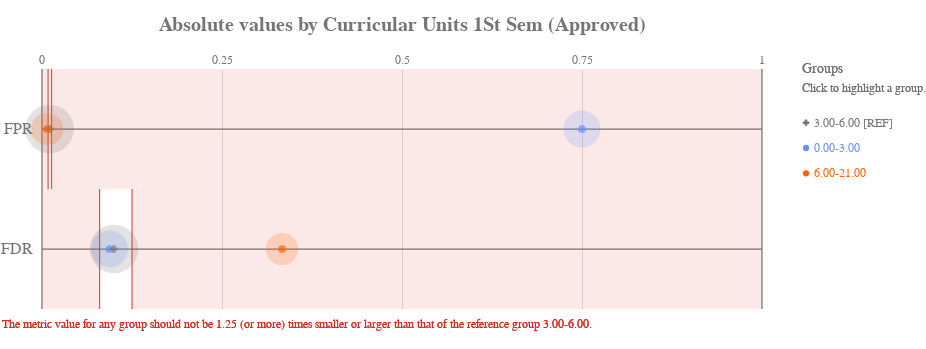

Notebook source saved alongside this figure:
### Code cell
ap.absolute(bd, metrics, 'Curricular units 1st sem (approved)', fairness_threshold = disparity_tolerance)

### Figure 1 — Vega-Lite specification as saved in the notebook (floating-point values rounded to 4 significant figures)
{"config": {"view": {"continuousWidth": 400, "continuousHeight": 300, "strokeWidth": 0}, "axisLeft": {"labelColor": "rgb(117,117,117)", "labelFont": "Arial", "labelFontSize": 16}, "title": {"align": "center", "baseline": "middle", "color": "rgb(117,117,117)", "font": "Arial", "fontSize": 20, "fontWeight": "bold"}}, "layer": [{"data": {"name": "data-22e37ecfbb523156dad3ffdb726c704c"}, "mark": {"type": "rule", "stroke": "rgb(117,117,117)", "strokeWidth": 1.25, "tooltip": ""}, "encoding": {"x": {"type": "quantitative", "field": "start", "scale": {"domain": [0, 1], "range": [40.0, 760.0]}}, "x2": {"field": "end"}, "y": {"type": "nominal", "axis": {"domain": false, "labelAngle": 0, "labelPadding": -30, "orient": "left", "ticks": false, "title": ""}, "field": "y_position", "scale": {"domain": ["FPR", "FDR"], "range": [30.0, 270.0]}}}}, {"data": {"name": "data-6cfe259518f6c7b358d8f836a73e6b7f"}, "mark": {"type": "rule", "stroke": "rgb(117,117,117)", "strokeWidth": 1.25, "tooltip": ""}, "encoding": {"x": {"type": "quantitative", "field": "x_position", "scale": {"domain": [0, 1], "range": [40.0, 760.0]}}, "y": {"value": 30.0}, "y2": {"value": 270.0}}}, {"data": {"name": "data-60ed1133fa688d151d36705a369482e0"}, "mark": {"type": "text", "align": "center", "color": "rgb(117,117,117)", "font": "Arial", "fontSize": 12, "fontWeight": "normal", "tooltip": ""}, "encoding": {"text": {"type": "nominal", "field": "value"}, "x": {"type": "quantitative", "field": "value", "scale": {"domain": [0, 1], "range": [40.0, 760.0]}}, "y": {"value": 21.0}}}, {"layer": [{"mark": {"type": "rect", "opacity": 0.8, "stroke": "rgb(217, 46, 28)", "strokeWidth": 1.25, "tooltip": ""}, "encoding": {"x": {"type": "quantitative", "field": "lower_threshold_value", "scale": {"domain": [0, 1], "range": [40.0, 760.0]}}, "x2": {"field": "lower_threshold_value"}, "y": {"type": "nominal", "axis": {"domain": false, "grid": false, "labels": false, "ticks": false, "title": " "}, "field": "metric", "scale": {"domain": ["FPR", "FDR"], "range": [30.0, 270.0]}}}}, {"mark": {"type": "rect", "opacity": 0.8, "stroke": "rgb(217, 46, 28)", "strokeWidth": 1.25, "tooltip": ""}, "encoding": {"x": {"type": "quantitative", "field": "upper_threshold_value", "scale": {"domain": [0, 1], "range": [40.0, 760.0]}}, "x2": {"field": "upper_threshold_value"}, "y": {"type": "nominal", "axis": {"domain": false, "grid": false, "labels": false, "ticks": false, "title": " "}, "field": "metric", "scale": {"domain": ["FPR", "FDR"], "range": [30.0, 270.0]}}}}, {"layer": [{"mark": {"type": "rect", "fill": "rgb(217, 46, 28)", "opacity": 0.1, "tooltip": ""}, "encoding": {"x": {"type": "quantitative", "field": "lower_threshold_value", "scale": {"domain": [0, 1], "range": [40.0, 760.0]}}, "x2": {"field": "lower_end"}, "y": {"type": "nominal", "axis": {"domain": false, "grid": false, "labels": false, "ticks": false, "title": " "}, "field": "metric", "scale": {"domain": ["FPR", "FDR"], "range": [30.0, 270.0]}}}}, {"mark": {"type": "rect", "fill": "rgb(217, 46, 28)", "opacity": 0.1, "tooltip": ""}, "encoding": {"x": {"type": "quantitative", "field": "upper_threshold_value", "scale": {"domain": [0, 1], "range": [40.0, 760.0]}}, "x2": {"field": "upper_end"}, "y": {"type": "nominal", "axis": {"domain": false, "grid": false, "labels": false, "ticks": false, "title": " "}, "field": "metric", "scale": {"domain": ["FPR", "FDR"], "range": [30.0, 270.0]}}}}]}, {"data": {"name": "data-79dd248bdaa0ea02c535240e8ad022c8"}, "mark": {"type": "text", "align": "left", "baseline": "top", "fill": "rgb(217, 46, 28)", "font": "Arial", "fontSize": 12, "fontWeight": "normal", "tooltip": ""}, "encoding": {"text": {"value": "The metric value for any group should not be 1.25 (or more) times smaller or larger than that of the reference group 3.00-6.00."}, "x": {"value": 0}, "y": {"value": 280.0}}}], "data": {"name": "data-996d77637926396e8d93904ced769dcd"}}, {"layer": [{"mark": "circle"}, {"data": {"name": "data-b16447f14789eaa7afb233503002d9da"}, "mark": {"type": "circle", "opacity": 0.2}, "encoding": {"color": {"condition": {"type": "nominal", "field": "attribute_value", "legend": null, "scale": {"domain": ["3.00-6.00", "0.00-3.00", "6.00-21.00"], "range": ["rgb(117,117,117)", "rgb(100, 143, 255)", "rgb(254, 97, 0)", "rgb(220, 38, 127)", "rgb(255, 176, 0)", "rgb(120, 94, 240)"]}, "selection": "selector067"}, "value": "rgb(224,224,224)"}, "size": {"type": "quantitative", "field": "group_size", "legend": null, "scale": {"domain": [0, 430.8], "range": [0, 2827.0]}}, "tooltip": [{"type": "nominal", "field": "attribute_value", "title": "Group"}, {"type": "nominal", "field": "tooltip_group_size", "title": "Group Size"}, {"type": "nominal", "field": "tooltip_disparity_explanation_fpr", "title": "Disparity"}, {"type": "quantitative", "field": "fpr", "format": ".2f", "title": "FPR"}], "x": {"type": "quantitative", "axis": {"domain": false, "labels": false, "ticks": false, "title": null, "values": [0.25, 0.5, 0.75]}, "field": "fpr", "scale": {"domain": [0, 1], "range": [40.0, 760.0]}}, "y": {"type": "nominal", "axis": {"domain": false, "grid": false, "labels": false, "ticks": false, "title": " "}, "field": "metric_variable", "scale": {"domain": ["FPR", "FDR"], "range": [30.0, 270.0]}}}, "selection": {"selector069": {"type": "multi", "empty": "all", "fields": ["attribute_value"]}}, "transform": [{"calculate": "'FPR'", "as": "metric_variable"}]}, {"data": {"name": "data-b16447f14789eaa7afb233503002d9da"}, "mark": {"type": "circle", "opacity": 0.2}, "encoding": {"color": {"condition": {"type": "nominal", "field": "attribute_value", "legend": null, "scale": {"domain": ["3.00-6.00", "0.00-3.00", "6.00-21.00"], "range": ["rgb(117,117,117)", "rgb(100, 143, 255)", "rgb(254, 97, 0)", "rgb(220, 38, 127)", "rgb(255, 176, 0)", "rgb(120, 94, 240)"]}, "selection": "selector067"}, "value": "rgb(224,224,224)"}, "size": {"type": "quantitative", "field": "group_size", "legend": null, "scale": {"domain": [0, 430.8], "range": [0, 2827.0]}}, "tooltip": [{"type": "nominal", "field": "attribute_value", "title": "Group"}, {"type": "nominal", "field": "tooltip_group_size", "title": "Group Size"}, {"type": "nominal", "field": "tooltip_disparity_explanation_fdr", "title": "Disparity"}, {"type": "quantitative", "field": "fdr", "format": ".2f", "title": "FDR"}], "x": {"type": "quantitative", "axis": {"domain": false, "labels": false, "ticks": false, "title": null, "values": [0.25, 0.5, 0.75]}, "field": "fdr", "scale": {"domain": [0, 1], "range": [40.0, 760.0]}}, "y": {"type": "nominal", "axis": {"domain": false, "grid": false, "labels": false, "ticks": false, "title": " "}, "field": "metric_variable", "scale": {"domain": ["FPR", "FDR"], "range": [30.0, 270.0]}}}, "selection": {"selector071": {"type": "multi", "empty": "all", "fields": ["attribute_value"]}}, "transform": [{"calculate": "'FDR'", "as": "metric_variable"}]}, {"layer": [{"mark": "point"}, {"data": {"name": "data-b16447f14789eaa7afb233503002d9da"}, "mark": {"type": "point", "filled": true, "size": 60}, "encoding": {"color": {"condition": {"type": "nominal", "field": "attribute_value", "legend": null, "scale": {"domain": ["3.00-6.00", "0.00-3.00", "6.00-21.00"], "range": ["rgb(117,117,117)", "rgb(100, 143, 255)", "rgb(254, 97, 0)", "rgb(220, 38, 127)", "rgb(255, 176, 0)", "rgb(120, 94, 240)"]}, "selection": "selector067"}, "value": "rgb(224,224,224)"}, "shape": {"type": "nominal", "field": "attribute_value", "legend": null, "scale": {"domain": ["3.00-6.00", "0.00-3.00", "6.00-21.00"], "range": ["cross", "circle", "circle"]}}, "tooltip": [{"type": "nominal", "field": "attribute_value", "title": "Group"}, {"type": "nominal", "field": "tooltip_group_size", "title": "Group Size"}, {"type": "nominal", "field": "tooltip_disparity_explanation_fpr", "title": "Disparity"}, {"type": "quantitative", "field": "fpr", "format": ".2f", "title": "FPR"}], "x": {"type": "quantitative", "axis": {"domain": false, "labels": false, "ticks": false, "title": null, "values": [0.25, 0.5, 0.75]}, "field": "fpr", "scale": {"domain": [0, 1], "range": [40.0, 760.0]}}, "y": {"type": "nominal", "axis": {"domain": false, "grid": false, "labels": false, "ticks": false, "title": " "}, "field": "metric_variable", "scale": {"domain": ["FPR", "FDR"], "range": [30.0, 270.0]}}}, "selection": {"selector068": {"type": "multi", "empty": "all", "fields": ["attribute_value"]}}, "transform": [{"calculate": "'FPR'", "as": "metric_variable"}]}, {"data": {"name": "data-b16447f14789eaa7afb233503002d9da"}, "mark": {"type": "point", "filled": true, "size": 60}, "encoding": {"color": {"condition": {"type": "nominal", "field": "attribute_value", "legend": null, "scale": {"domain": ["3.00-6.00", "0.00-3.00", "6.00-21.00"], "range": ["rgb(117,117,117)", "rgb(100, 143, 255)", "rgb(254, 97, 0)", "rgb(220, 38, 127)", "rgb(255, 176, 0)", "rgb(120, 94, 240)"]}, "selection": "selector067"}, "value": "rgb(224,224,224)"}, "shape": {"type": "nominal", "field": "attribute_value", "legend": null, "scale": {"domain": ["3.00-6.00", "0.00-3.00", "6.00-21.00"], "range": ["cross", "circle", "circle"]}}, "tooltip": [{"type": "nominal", "field": "attribute_value", "title": "Group"}, {"type": "nominal", "field": "tooltip_group_size", "title": "Group Size"}, {"type": "nominal", "field": "tooltip_disparity_explanation_fdr", "title": "Disparity"}, {"type": "quantitative", "field": "fdr", "format": ".2f", "title": "FDR"}], "x": {"type": "quantitative", "axis": {"domain": false, "labels": false, "ticks": false, "title": null, "values": [0.25, 0.5, 0.75]}, "field": "fdr", "scale": {"domain": [0, 1], "range": [40.0, 760.0]}}, "y": {"type": "nominal", "axis": {"domain": false, "grid": false, "labels": false, "ticks": false, "title": " "}, "field": "metric_variable", "scale": {"domain": ["FPR", "FDR"], "range": [30.0, 270.0]}}}, "selection": {"selector070": {"type": "multi", "empty": "all", "fields": ["attribute_value"]}}, "transform": [{"calculate": "'FDR'", "as": "metric_variable"}]}]}]}, {"layer": [{"mark": {"type": "point", "filled": true, "opacity": 1, "size": 39.48}, "encoding": {"color": {"condition": {"type": "nominal", "field": "attribute_value", "legend": null, "scale": {"domain": ["3.00-6.00", "0.00-3.00", "6.00-21.00"], "range": ["rgb(117,117,117)", "rgb(100, 143, 255)", "rgb(254, 97, 0)", "rgb(220, 38, 127)", "rgb(255, 176, 0)", "rgb(120, 94, 240)"]}, "selection": "selector067"}, "value": "rgb(224,224,224)"}, "shape": {"type": "nominal", "field": "attribute_value", "legend": null, "scale": {"domain": ["3.00-6.00", "0.00-3.00", "6.00-21.00"], "range": ["cross", "circle", "circle"]}}, "x": {"value": 804}, "y": {"type": "nominal", "axis": {"domain": false, "grid": false, "labels": false, "ticks": false, "title": " "}, "field": "attribute_value", "scale": {"domain": ["3.00-6.00", "0.00-3.00", "6.00-21.00"], "range": [71, 147]}}}, "selection": {"selector067": {"type": "multi", "empty": "all", "fields": ["attribute_value"]}}}, {"mark": {"type": "text", "align": "left", "baseline": "middle", "font": "Arial", "fontSize": 12, "fontWeight": "normal"}, "encoding": {"color": {"condition": {"type": "nominal", "field": "attribute_value", "legend": null, "scale": {"domain": ["3.00-6.00", "0.00-3.00", "6.00-21.00"], "range": ["rgb(117,117,117)", "rgb(100, 143, 255)", "rgb(254, 97, 0)", "rgb(220, 38, 127)", "rgb(255, 176, 0)", "rgb(120, 94, 240)"]}, "selection": "selector067"}, "value": "rgb(224,224,224)"}, "text": {"type": "nominal", "field": "label"}, "x": {"value": 812}, "y": {"type": "nominal", "axis": {"domain": false, "grid": false, "labels": false, "ticks": false, "title": " "}, "field": "attribute_value", "scale": {"domain": ["3.00-6.00", "0.00-3.00", "6.00-21.00"], "range": [71, 147]}}}, "selection": {"selector072": {"type": "multi", "empty": "all", "fields": ["attribute_value"]}}}, {"data": {"name": "data-79dd248bdaa0ea02c535240e8ad022c8"}, "mark": {"type": "text", "align": "left", "baseline": "middle", "color": "rgb(117,117,117)", "font": "Arial", "fontSize": 12, "fontWeight": "normal"}, "encoding": {"text": {"value": "Click to highlight a group."}, "x": {"value": 800}, "y": {"value": 49}}}, {"data": {"name": "data-79dd248bdaa0ea02c535240e8ad022c8"}, "mark": {"type": "text", "align": "left", "baseline": "middle", "color": "rgb(117,117,117)", "font": "Arial", "fontSize": 14, "fontWeight": "normal"}, "encoding": {"text": {"value": "Groups"}, "x": {"value": 800}, "y": {"value": 30}}}], "data": {"name": "data-1b9127ec0ac87569b1d11591d55d380c"}}], "height": 300, "padding": {"top": 15, "bottom": 10}, "resolve": {"scale": {"size": "independent", "y": "independent"}}, "title": "Absolute values by Curricular Units 1St Sem (Approved)", "width": 800, "$schema": "https://vega.github.io/schema/vega-lite/v4.8.1.json", "datasets": {"data-22e37ecfbb523156dad3ffdb726c704c": [{"y_position": "FPR", "start": 0, "end": 1}, {"y_position": "FDR", "start": 0, "end": 1}], "data-6cfe259518f6c7b358d8f836a73e6b7f": [{"x_position": 0}, {"x_position": 1}], "data-60ed1133fa688d151d36705a369482e0": [{"value": 0.0}, {"value": 0.25}, {"value": 0.5}, {"value": 0.75}, {"value": 1.0}], "data-996d77637926396e8d93904ced769dcd": [{"lower_end": 0, "upper_end": 1, "lower_threshold_value": 0.008481, "upper_threshold_value": 0.01325, "metric": "FPR"}, {"lower_end": 0, "upper_end": 1, "lower_threshold_value": 0.08, "upper_threshold_value": 0.125, "metric": "FDR"}], "data-79dd248bdaa0ea02c535240e8ad022c8": [{"a": 1, "b": 0}, {"a": 1, "b": 0}], "data-b16447f14789eaa7afb233503002d9da": [{"attribute_name": "Curricular units 1st sem (approved)", "attribute_value": "0.00-3.00", "group_size": 209, "total_entities": 726, "fpr": 0.75, "fdr": 0.09375, "fpr_disparity": 70.75, "fdr_disparity": 0.9375, "fpr_disparity_scaled": 69.75, "fdr_disparity_scaled": -0.06667, "tooltip_group_size": "209 (28.79%)", "tooltip_disparity_explanation_fpr": "70.75 times larger FPR than the reference group", "tooltip_disparity_explanation_fdr": "1.07 times smaller FDR than the reference group"}, {"attribute_name": "Curricular units 1st sem (approved)", "attribute_value": "3.00-6.00", "group_size": 359, "total_entities": 726, "fpr": 0.0106, "fdr": 0.1, "fpr_disparity": 1.0, "fdr_disparity": 1.0, "fpr_disparity_scaled": 0.0, "fdr_disparity_scaled": 0.0, "tooltip_group_size": "359 (49.45%)", "tooltip_disparity_explanation_fpr": "Reference group", "tooltip_disparity_explanation_fdr": "Reference group"}, {"attribute_name": "Curricular units 1st sem (approved)", "attribute_value": "6.00-21.00", "group_size": 158, "total_entities": 726, "fpr": 0.007092, "fdr": 0.3333, "fpr_disparity": 0.669, "fdr_disparity": 3.333, "fpr_disparity_scaled": -0.4947, "fdr_disparity_scaled": 2.333, "tooltip_group_size": "158 (21.76%)", "tooltip_disparity_explanation_fpr": "1.49 times smaller FPR than the reference group", "tooltip_disparity_explanation_fdr": "3.33 times larger FDR than the reference group"}], "data-1b9127ec0ac87569b1d11591d55d380c": [{"attribute_value": "3.00-6.00", "label": "3.00-6.00 [REF]"}, {"attribute_value": "0.00-3.00", "label": "0.00-3.00"}, {"attribute_value": "6.00-21.00", "label": "6.00-21.00"}]}}
